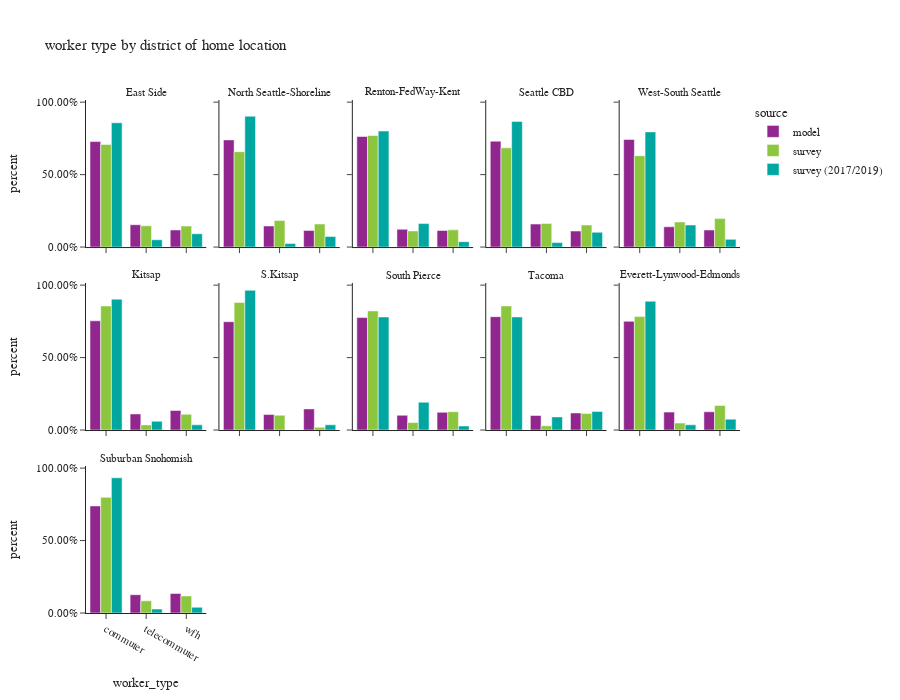

Notebook code cell kept with this figure:
### Code cell
df_worker_count = workers.groupby(['source','CountyName_hh','district_name_hh','worker_type'])['pdexpfac']. \
    sum().reset_index()
df_worker_count['percent'] = df_worker_count.groupby(['source','CountyName_hh','district_name_hh'], group_keys=False)['pdexpfac']. \
    apply(lambda x: x / float(x.sum()))

df_worker_count_ct = workers.groupby(['source','CountyName_hh','district_name_hh','worker_type'])['pdexpfac'].count().reset_index(). \
    rename(columns={'pdexpfac':'sample count'})
df_worker_count = df_worker_count.merge(df_worker_count_ct, on=['source','CountyName_hh','district_name_hh','worker_type']). \
    rename(columns={'pdexpfac':'total count'})

fig = px.bar(df_worker_count.sort_values(by=['source','CountyName_hh','district_name_hh']), x='worker_type', y="percent",
             facet_col="district_name_hh",facet_col_wrap=5,color="source",
             barmode="group",hover_data=['sample count','total count'],
             title="worker type by district of home location")
fig.for_each_annotation(lambda a: a.update(text = a.text.split("=")[-1]))
fig.update_layout(height=700, width=900, font=dict(size=11))
fig.for_each_yaxis(lambda a: a.update(tickformat = ".2%"))
fig.update_xaxes(categoryorder='array', categoryarray= ['commuter','telecommuter','wfh'])
fig.show()

### Figure 1 — Plotly figure (JSON) as saved in the notebook; plotly's stock layout.template omitted (floating-point values rounded to 4 significant figures)
{"data": [{"alignmentgroup": "True", "customdata": [[281200.0, 281200.0], [59550.0, 59550.0], [45640.0, 45640.0]], "hovertemplate": "source=model<br>district_name_hh=East Side<br>worker_type=%{x}<br>percent=%{y}<br>sample count=%{customdata[0]}<br>total count=%{customdata[1]}<extra></extra>", "legendgroup": "model", "marker": {"color": "#91268F", "pattern": {"shape": ""}}, "name": "model", "offsetgroup": "model", "orientation": "v", "showlegend": true, "textposition": "auto", "type": "bar", "x": ["commuter", "telecommuter", "wfh"], "xaxis": "x11", "y": [0.7278, 0.1541, 0.1181], "yaxis": "y11"}, {"alignmentgroup": "True", "customdata": [[165300.0, 165300.0], [32520.0, 32520.0], [25680.0, 25680.0]], "hovertemplate": "source=model<br>district_name_hh=North Seattle-Shoreline<br>worker_type=%{x}<br>percent=%{y}<br>sample count=%{customdata[0]}<br>total count=%{customdata[1]}<extra></extra>", "legendgroup": "model", "marker": {"color": "#91268F", "pattern": {"shape": ""}}, "name": "model", "offsetgroup": "model", "orientation": "v", "showlegend": false, "textposition": "auto", "type": "bar", "x": ["commuter", "telecommuter", "wfh"], "xaxis": "x12", "y": [0.7396, 0.1455, 0.1149], "yaxis": "y12"}, {"alignmentgroup": "True", "customdata": [[260300.0, 260300.0], [41880.0, 41880.0], [39010.0, 39010.0]], "hovertemplate": "source=model<br>district_name_hh=Renton-FedWay-Kent<br>worker_type=%{x}<br>percent=%{y}<br>sample count=%{customdata[0]}<br>total count=%{customdata[1]}<extra></extra>", "legendgroup": "model", "marker": {"color": "#91268F", "pattern": {"shape": ""}}, "name": "model", "offsetgroup": "model", "orientation": "v", "showlegend": false, "textposition": "auto", "type": "bar", "x": ["commuter", "telecommuter", "wfh"], "xaxis": "x13", "y": [0.7629, 0.1227, 0.1143], "yaxis": "y13"}, {"alignmentgroup": "True", "customdata": [[120700.0, 120700.0], [26220.0, 26220.0], [18260.0, 18260.0]], "hovertemplate": "source=model<br>district_name_hh=Seattle CBD<br>worker_type=%{x}<br>percent=%{y}<br>sample count=%{customdata[0]}<br>total count=%{customdata[1]}<extra></extra>", "legendgroup": "model", "marker": {"color": "#91268F", "pattern": {"shape": ""}}, "name": "model", "offsetgroup": "model", "orientation": "v", "showlegend": false, "textposition": "auto", "type": "bar", "x": ["commuter", "telecommuter", "wfh"], "xaxis": "x14", "y": [0.7307, 0.1588, 0.1106], "yaxis": "y14"}, {"alignmentgroup": "True", "customdata": [[116300.0, 116300.0], [21870.0, 21870.0], [18460.0, 18460.0]], "hovertemplate": "source=model<br>district_name_hh=West-South Seattle<br>worker_type=%{x}<br>percent=%{y}<br>sample count=%{customdata[0]}<br>total count=%{customdata[1]}<extra></extra>", "legendgroup": "model", "marker": {"color": "#91268F", "pattern": {"shape": ""}}, "name": "model", "offsetgroup": "model", "orientation": "v", "showlegend": false, "textposition": "auto", "type": "bar", "x": ["commuter", "telecommuter", "wfh"], "xaxis": "x15", "y": [0.7425, 0.1397, 0.1178], "yaxis": "y15"}, {"alignmentgroup": "True", "customdata": [[92400.0, 92400.0], [13620.0, 13620.0], [16570.0, 16570.0]], "hovertemplate": "source=model<br>district_name_hh=Kitsap<br>worker_type=%{x}<br>percent=%{y}<br>sample count=%{customdata[0]}<br>total count=%{customdata[1]}<extra></extra>", "legendgroup": "model", "marker": {"color": "#91268F", "pattern": {"shape": ""}}, "name": "model", "offsetgroup": "model", "orientation": "v", "showlegend": false, "textposition": "auto", "type": "bar", "x": ["commuter", "telecommuter", "wfh"], "xaxis": "x6", "y": [0.7537, 0.1111, 0.1351], "yaxis": "y6"}, {"alignmentgroup": "True", "customdata": [[24580.0, 24580.0], [3509.0, 3509.0], [4791.0, 4791.0]], "hovertemplate": "source=model<br>district_name_hh=S.Kitsap<br>worker_type=%{x}<br>percent=%{y}<br>sample count=%{customdata[0]}<br>total count=%{customdata[1]}<extra></extra>", "legendgroup": "model", "marker": {"color": "#91268F", "pattern": {"shape": ""}}, "name": "model", "offsetgroup": "model", "orientation": "v", "showlegend": false, "textposition": "auto", "type": "bar", "x": ["commuter", "telecommuter", "wfh"], "xaxis": "x7", "y": [0.7475, 0.1067, 0.1457], "yaxis": "y7"}, {"alignmentgroup": "True", "customdata": [[218800.0, 218800.0], [28680.0, 28680.0], [34400.0, 34400.0]], "hovertemplate": "source=model<br>district_name_hh=South Pierce<br>worker_type=%{x}<br>percent=%{y}<br>sample count=%{customdata[0]}<br>total count=%{customdata[1]}<extra></extra>", "legendgroup": "model", "marker": {"color": "#91268F", "pattern": {"shape": ""}}, "name": "model", "offsetgroup": "model", "orientation": "v", "showlegend": false, "textposition": "auto", "type": "bar", "x": ["commuter", "telecommuter", "wfh"], "xaxis": "x8", "y": [0.7762, 0.1017, 0.122], "yaxis": "y8"}, {"alignmentgroup": "True", "customdata": [[103300.0, 103300.0], [13230.0, 13230.0], [15540.0, 15540.0]], "hovertemplate": "source=model<br>district_name_hh=Tacoma<br>worker_type=%{x}<br>percent=%{y}<br>sample count=%{customdata[0]}<br>total count=%{customdata[1]}<extra></extra>", "legendgroup": "model", "marker": {"color": "#91268F", "pattern": {"shape": ""}}, "name": "model", "offsetgroup": "model", "orientation": "v", "showlegend": false, "textposition": "auto", "type": "bar", "x": ["commuter", "telecommuter", "wfh"], "xaxis": "x9", "y": [0.7821, 0.1002, 0.1177], "yaxis": "y9"}, {"alignmentgroup": "True", "customdata": [[124500.0, 124500.0], [20510.0, 20510.0], [20890.0, 20890.0]], "hovertemplate": "source=model<br>district_name_hh=Everett-Lynwood-Edmonds<br>worker_type=%{x}<br>percent=%{y}<br>sample count=%{customdata[0]}<br>total count=%{customdata[1]}<extra></extra>", "legendgroup": "model", "marker": {"color": "#91268F", "pattern": {"shape": ""}}, "name": "model", "offsetgroup": "model", "orientation": "v", "showlegend": false, "textposition": "auto", "type": "bar", "x": ["commuter", "telecommuter", "wfh"], "xaxis": "x10", "y": [0.7504, 0.1236, 0.126], "yaxis": "y10"}, {"alignmentgroup": "True", "customdata": [[201700.0, 201700.0], [34530.0, 34530.0], [36740.0, 36740.0]], "hovertemplate": "source=model<br>district_name_hh=Suburban Snohomish<br>worker_type=%{x}<br>percent=%{y}<br>sample count=%{customdata[0]}<br>total count=%{customdata[1]}<extra></extra>", "legendgroup": "model", "marker": {"color": "#91268F", "pattern": {"shape": ""}}, "name": "model", "offsetgroup": "model", "orientation": "v", "showlegend": false, "textposition": "auto", "type": "bar", "x": ["commuter", "telecommuter", "wfh"], "xaxis": "x", "y": [0.7389, 0.1265, 0.1346], "yaxis": "y"}, {"alignmentgroup": "True", "customdata": [[409.0, 213800.0], [171.0, 44400.0], [176.0, 43810.0]], "hovertemplate": "source=survey<br>district_name_hh=East Side<br>worker_type=%{x}<br>percent=%{y}<br>sample count=%{customdata[0]}<br>total count=%{customdata[1]}<extra></extra>", "legendgroup": "survey", "marker": {"color": "#8CC63E", "pattern": {"shape": ""}}, "name": "survey", "offsetgroup": "survey", "orientation": "v", "showlegend": true, "textposition": "auto", "type": "bar", "x": ["commuter", "telecommuter", "wfh"], "xaxis": "x11", "y": [0.708, 0.147, 0.145], "yaxis": "y11"}, {"alignmentgroup": "True", "customdata": [[336.0, 90220.0], [142.0, 25070.0], [147.0, 21790.0]], "hovertemplate": "source=survey<br>district_name_hh=North Seattle-Shoreline<br>worker_type=%{x}<br>percent=%{y}<br>sample count=%{customdata[0]}<br>total count=%{customdata[1]}<extra></extra>", "legendgroup": "survey", "marker": {"color": "#8CC63E", "pattern": {"shape": ""}}, "name": "survey", "offsetgroup": "survey", "orientation": "v", "showlegend": false, "textposition": "auto", "type": "bar", "x": ["commuter", "telecommuter", "wfh"], "xaxis": "x12", "y": [0.6581, 0.1829, 0.159], "yaxis": "y12"}, {"alignmentgroup": "True", "customdata": [[114.0, 212900.0], [25.0, 30750.0], [39.0, 32860.0]], "hovertemplate": "source=survey<br>district_name_hh=Renton-FedWay-Kent<br>worker_type=%{x}<br>percent=%{y}<br>sample count=%{customdata[0]}<br>total count=%{customdata[1]}<extra></extra>", "legendgroup": "survey", "marker": {"color": "#8CC63E", "pattern": {"shape": ""}}, "name": "survey", "offsetgroup": "survey", "orientation": "v", "showlegend": false, "textposition": "auto", "type": "bar", "x": ["commuter", "telecommuter", "wfh"], "xaxis": "x13", "y": [0.7699, 0.1112, 0.1189], "yaxis": "y13"}, {"alignmentgroup": "True", "customdata": [[352.0, 57730.0], [156.0, 13740.0], [127.0, 12840.0]], "hovertemplate": "source=survey<br>district_name_hh=Seattle CBD<br>worker_type=%{x}<br>percent=%{y}<br>sample count=%{customdata[0]}<br>total count=%{customdata[1]}<extra></extra>", "legendgroup": "survey", "marker": {"color": "#8CC63E", "pattern": {"shape": ""}}, "name": "survey", "offsetgroup": "survey", "orientation": "v", "showlegend": false, "textposition": "auto", "type": "bar", "x": ["commuter", "telecommuter", "wfh"], "xaxis": "x14", "y": [0.6847, 0.163, 0.1523], "yaxis": "y14"}, {"alignmentgroup": "True", "customdata": [[174.0, 66510.0], [94.0, 18260.0], [78.0, 20740.0]], "hovertemplate": "source=survey<br>district_name_hh=West-South Seattle<br>worker_type=%{x}<br>percent=%{y}<br>sample count=%{customdata[0]}<br>total count=%{customdata[1]}<extra></extra>", "legendgroup": "survey", "marker": {"color": "#8CC63E", "pattern": {"shape": ""}}, "name": "survey", "offsetgroup": "survey", "orientation": "v", "showlegend": false, "textposition": "auto", "type": "bar", "x": ["commuter", "telecommuter", "wfh"], "xaxis": "x15", "y": [0.6303, 0.1731, 0.1966], "yaxis": "y15"}, {"alignmentgroup": "True", "customdata": [[112.0, 84920.0], [19.0, 3476.0], [43.0, 10780.0]], "hovertemplate": "source=survey<br>district_name_hh=Kitsap<br>worker_type=%{x}<br>percent=%{y}<br>sample count=%{customdata[0]}<br>total count=%{customdata[1]}<extra></extra>", "legendgroup": "survey", "marker": {"color": "#8CC63E", "pattern": {"shape": ""}}, "name": "survey", "offsetgroup": "survey", "orientation": "v", "showlegend": false, "textposition": "auto", "type": "bar", "x": ["commuter", "telecommuter", "wfh"], "xaxis": "x6", "y": [0.8562, 0.03504, 0.1087], "yaxis": "y6"}, {"alignmentgroup": "True", "customdata": [[11.0, 19540.0], [7.0, 2261.0], [3.0, 408.8]], "hovertemplate": "source=survey<br>district_name_hh=S.Kitsap<br>worker_type=%{x}<br>percent=%{y}<br>sample count=%{customdata[0]}<br>total count=%{customdata[1]}<extra></extra>", "legendgroup": "survey", "marker": {"color": "#8CC63E", "pattern": {"shape": ""}}, "name": "survey", "offsetgroup": "survey", "orientation": "v", "showlegend": false, "textposition": "auto", "type": "bar", "x": ["commuter", "telecommuter", "wfh"], "xaxis": "x7", "y": [0.8798, 0.1018, 0.01841], "yaxis": "y7"}, {"alignmentgroup": "True", "customdata": [[100.0, 143600.0], [16.0, 8965.0], [24.0, 22100.0]], "hovertemplate": "source=survey<br>district_name_hh=South Pierce<br>worker_type=%{x}<br>percent=%{y}<br>sample count=%{customdata[0]}<br>total count=%{customdata[1]}<extra></extra>", "legendgroup": "survey", "marker": {"color": "#8CC63E", "pattern": {"shape": ""}}, "name": "survey", "offsetgroup": "survey", "orientation": "v", "showlegend": false, "textposition": "auto", "type": "bar", "x": ["commuter", "telecommuter", "wfh"], "xaxis": "x8", "y": [0.8222, 0.05132, 0.1265], "yaxis": "y8"}, {"alignmentgroup": "True", "customdata": [[103.0, 89540.0], [21.0, 3031.0], [28.0, 11960.0]], "hovertemplate": "source=survey<br>district_name_hh=Tacoma<br>worker_type=%{x}<br>percent=%{y}<br>sample count=%{customdata[0]}<br>total count=%{customdata[1]}<extra></extra>", "legendgroup": "survey", "marker": {"color": "#8CC63E", "pattern": {"shape": ""}}, "name": "survey", "offsetgroup": "survey", "orientation": "v", "showlegend": false, "textposition": "auto", "type": "bar", "x": ["commuter", "telecommuter", "wfh"], "xaxis": "x9", "y": [0.8566, 0.029, 0.1144], "yaxis": "y9"}, {"alignmentgroup": "True", "customdata": [[94.0, 87130.0], [24.0, 5353.0], [35.0, 18820.0]], "hovertemplate": "source=survey<br>district_name_hh=Everett-Lynwood-Edmonds<br>worker_type=%{x}<br>percent=%{y}<br>sample count=%{customdata[0]}<br>total count=%{customdata[1]}<extra></extra>", "legendgroup": "survey", "marker": {"color": "#8CC63E", "pattern": {"shape": ""}}, "name": "survey", "offsetgroup": "survey", "orientation": "v", "showlegend": false, "textposition": "auto", "type": "bar", "x": ["commuter", "telecommuter", "wfh"], "xaxis": "x10", "y": [0.7828, 0.04809, 0.1691], "yaxis": "y10"}, {"alignmentgroup": "True", "customdata": [[141.0, 145000.0], [40.0, 15210.0], [50.0, 21450.0]], "hovertemplate": "source=survey<br>district_name_hh=Suburban Snohomish<br>worker_type=%{x}<br>percent=%{y}<br>sample count=%{customdata[0]}<br>total count=%{customdata[1]}<extra></extra>", "legendgroup": "survey", "marker": {"color": "#8CC63E", "pattern": {"shape": ""}}, "name": "survey", "offsetgroup": "survey", "orientation": "v", "showlegend": false, "textposition": "auto", "type": "bar", "x": ["commuter", "telecommuter", "wfh"], "xaxis": "x", "y": [0.7982, 0.08372, 0.1181], "yaxis": "y"}, {"alignmentgroup": "True", "customdata": [[769.0, 207100.0], [73.0, 12180.0], [76.0, 22140.0]], "hovertemplate": "source=survey (2017/2019)<br>district_name_hh=East Side<br>worker_type=%{x}<br>percent=%{y}<br>sample count=%{customdata[0]}<br>total count=%{customdata[1]}<extra></extra>", "legendgroup": "survey (2017/2019)", "marker": {"color": "#00A7A0", "pattern": {"shape": ""}}, "name": "survey (2017/2019)", "offsetgroup": "survey (2017/2019)", "orientation": "v", "showlegend": true, "textposition": "auto", "type": "bar", "x": ["commuter", "telecommuter", "wfh"], "xaxis": "x11", "y": [0.8578, 0.05047, 0.0917], "yaxis": "y11"}, {"alignmentgroup": "True", "customdata": [[1468.0, 142400.0], [65.0, 3841.0], [130.0, 11460.0]], "hovertemplate": "source=survey (2017/2019)<br>district_name_hh=North Seattle-Shoreline<br>worker_type=%{x}<br>percent=%{y}<br>sample count=%{customdata[0]}<br>total count=%{customdata[1]}<extra></extra>", "legendgroup": "survey (2017/2019)", "marker": {"color": "#00A7A0", "pattern": {"shape": ""}}, "name": "survey (2017/2019)", "offsetgroup": "survey (2017/2019)", "orientation": "v", "showlegend": false, "textposition": "auto", "type": "bar", "x": ["commuter", "telecommuter", "wfh"], "xaxis": "x12", "y": [0.903, 0.02436, 0.07269], "yaxis": "y12"}, {"alignmentgroup": "True", "customdata": [[179.0, 192400.0], [22.0, 38910.0], [16.0, 8970.0]], "hovertemplate": "source=survey (2017/2019)<br>district_name_hh=Renton-FedWay-Kent<br>worker_type=%{x}<br>percent=%{y}<br>sample count=%{customdata[0]}<br>total count=%{customdata[1]}<extra></extra>", "legendgroup": "survey (2017/2019)", "marker": {"color": "#00A7A0", "pattern": {"shape": ""}}, "name": "survey (2017/2019)", "offsetgroup": "survey (2017/2019)", "orientation": "v", "showlegend": false, "textposition": "auto", "type": "bar", "x": ["commuter", "telecommuter", "wfh"], "xaxis": "x13", "y": [0.8007, 0.1619, 0.03733], "yaxis": "y13"}, {"alignmentgroup": "True", "customdata": [[1443.0, 76390.0], [87.0, 2705.0], [154.0, 8982.0]], "hovertemplate": "source=survey (2017/2019)<br>district_name_hh=Seattle CBD<br>worker_type=%{x}<br>percent=%{y}<br>sample count=%{customdata[0]}<br>total count=%{customdata[1]}<extra></extra>", "legendgroup": "survey (2017/2019)", "marker": {"color": "#00A7A0", "pattern": {"shape": ""}}, "name": "survey (2017/2019)", "offsetgroup": "survey (2017/2019)", "orientation": "v", "showlegend": false, "textposition": "auto", "type": "bar", "x": ["commuter", "telecommuter", "wfh"], "xaxis": "x14", "y": [0.8673, 0.03071, 0.102], "yaxis": "y14"}, {"alignmentgroup": "True", "customdata": [[764.0, 74190.0], [55.0, 14210.0], [95.0, 4956.0]], "hovertemplate": "source=survey (2017/2019)<br>district_name_hh=West-South Seattle<br>worker_type=%{x}<br>percent=%{y}<br>sample count=%{customdata[0]}<br>total count=%{customdata[1]}<extra></extra>", "legendgroup": "survey (2017/2019)", "marker": {"color": "#00A7A0", "pattern": {"shape": ""}}, "name": "survey (2017/2019)", "offsetgroup": "survey (2017/2019)", "orientation": "v", "showlegend": false, "textposition": "auto", "type": "bar", "x": ["commuter", "telecommuter", "wfh"], "xaxis": "x15", "y": [0.7947, 0.1522, 0.05309], "yaxis": "y15"}, {"alignmentgroup": "True", "customdata": [[140.0, 83550.0], [13.0, 5620.0], [25.0, 3319.0]], "hovertemplate": "source=survey (2017/2019)<br>district_name_hh=Kitsap<br>worker_type=%{x}<br>percent=%{y}<br>sample count=%{customdata[0]}<br>total count=%{customdata[1]}<extra></extra>", "legendgroup": "survey (2017/2019)", "marker": {"color": "#00A7A0", "pattern": {"shape": ""}}, "name": "survey (2017/2019)", "offsetgroup": "survey (2017/2019)", "orientation": "v", "showlegend": false, "textposition": "auto", "type": "bar", "x": ["commuter", "telecommuter", "wfh"], "xaxis": "x6", "y": [0.9034, 0.06076, 0.03588], "yaxis": "y6"}, {"alignmentgroup": "True", "customdata": [[41.0, 37990.0], [8.0, 1412.0]], "hovertemplate": "source=survey (2017/2019)<br>district_name_hh=S.Kitsap<br>worker_type=%{x}<br>percent=%{y}<br>sample count=%{customdata[0]}<br>total count=%{customdata[1]}<extra></extra>", "legendgroup": "survey (2017/2019)", "marker": {"color": "#00A7A0", "pattern": {"shape": ""}}, "name": "survey (2017/2019)", "offsetgroup": "survey (2017/2019)", "orientation": "v", "showlegend": false, "textposition": "auto", "type": "bar", "x": ["commuter", "wfh"], "xaxis": "x7", "y": [0.9642, 0.03582], "yaxis": "y7"}, {"alignmentgroup": "True", "customdata": [[189.0, 97660.0], [23.0, 24040.0], [18.0, 3462.0]], "hovertemplate": "source=survey (2017/2019)<br>district_name_hh=South Pierce<br>worker_type=%{x}<br>percent=%{y}<br>sample count=%{customdata[0]}<br>total count=%{customdata[1]}<extra></extra>", "legendgroup": "survey (2017/2019)", "marker": {"color": "#00A7A0", "pattern": {"shape": ""}}, "name": "survey (2017/2019)", "offsetgroup": "survey (2017/2019)", "orientation": "v", "showlegend": false, "textposition": "auto", "type": "bar", "x": ["commuter", "telecommuter", "wfh"], "xaxis": "x8", "y": [0.7803, 0.1921, 0.02766], "yaxis": "y8"}, {"alignmentgroup": "True", "customdata": [[165.0, 72660.0], [15.0, 8447.0], [17.0, 11980.0]], "hovertemplate": "source=survey (2017/2019)<br>district_name_hh=Tacoma<br>worker_type=%{x}<br>percent=%{y}<br>sample count=%{customdata[0]}<br>total count=%{customdata[1]}<extra></extra>", "legendgroup": "survey (2017/2019)", "marker": {"color": "#00A7A0", "pattern": {"shape": ""}}, "name": "survey (2017/2019)", "offsetgroup": "survey (2017/2019)", "orientation": "v", "showlegend": false, "textposition": "auto", "type": "bar", "x": ["commuter", "telecommuter", "wfh"], "xaxis": "x9", "y": [0.7806, 0.09074, 0.1287], "yaxis": "y9"}, {"alignmentgroup": "True", "customdata": [[175.0, 106700.0], [14.0, 4322.0], [14.0, 9005.0]], "hovertemplate": "source=survey (2017/2019)<br>district_name_hh=Everett-Lynwood-Edmonds<br>worker_type=%{x}<br>percent=%{y}<br>sample count=%{customdata[0]}<br>total count=%{customdata[1]}<extra></extra>", "legendgroup": "survey (2017/2019)", "marker": {"color": "#00A7A0", "pattern": {"shape": ""}}, "name": "survey (2017/2019)", "offsetgroup": "survey (2017/2019)", "orientation": "v", "showlegend": false, "textposition": "auto", "type": "bar", "x": ["commuter", "telecommuter", "wfh"], "xaxis": "x10", "y": [0.889, 0.03601, 0.07503], "yaxis": "y10"}, {"alignmentgroup": "True", "customdata": [[185.0, 152200.0], [10.0, 4471.0], [15.0, 6450.0]], "hovertemplate": "source=survey (2017/2019)<br>district_name_hh=Suburban Snohomish<br>worker_type=%{x}<br>percent=%{y}<br>sample count=%{customdata[0]}<br>total count=%{customdata[1]}<extra></extra>", "legendgroup": "survey (2017/2019)", "marker": {"color": "#00A7A0", "pattern": {"shape": ""}}, "name": "survey (2017/2019)", "offsetgroup": "survey (2017/2019)", "orientation": "v", "showlegend": false, "textposition": "auto", "type": "bar", "x": ["commuter", "telecommuter", "wfh"], "xaxis": "x", "y": [0.933, 0.02741, 0.03954], "yaxis": "y"}], "layout": {"annotations": [{"font": {}, "showarrow": false, "text": "Suburban Snohomish", "x": 0.092, "xanchor": "center", "xref": "paper", "y": 0.2867, "yanchor": "bottom", "yref": "paper"}, {"font": {}, "showarrow": false, "text": "Kitsap", "x": 0.092, "xanchor": "center", "xref": "paper", "y": 0.6433, "yanchor": "bottom", "yref": "paper"}, {"font": {}, "showarrow": false, "text": "S.Kitsap", "x": 0.296, "xanchor": "center", "xref": "paper", "y": 0.6433, "yanchor": "bottom", "yref": "paper"}, {"font": {}, "showarrow": false, "text": "South Pierce", "x": 0.5, "xanchor": "center", "xref": "paper", "y": 0.6433, "yanchor": "bottom", "yref": "paper"}, {"font": {}, "showarrow": false, "text": "Tacoma", "x": 0.704, "xanchor": "center", "xref": "paper", "y": 0.6433, "yanchor": "bottom", "yref": "paper"}, {"font": {}, "showarrow": false, "text": "Everett-Lynwood-Edmonds", "x": 0.908, "xanchor": "center", "xref": "paper", "y": 0.6433, "yanchor": "bottom", "yref": "paper"}, {"font": {}, "showarrow": false, "text": "East Side", "x": 0.092, "xanchor": "center", "xref": "paper", "y": 1.0, "yanchor": "bottom", "yref": "paper"}, {"font": {}, "showarrow": false, "text": "North Seattle-Shoreline", "x": 0.296, "xanchor": "center", "xref": "paper", "y": 1.0, "yanchor": "bottom", "yref": "paper"}, {"font": {}, "showarrow": false, "text": "Renton-FedWay-Kent", "x": 0.5, "xanchor": "center", "xref": "paper", "y": 1.0, "yanchor": "bottom", "yref": "paper"}, {"font": {}, "showarrow": false, "text": "Seattle CBD", "x": 0.704, "xanchor": "center", "xref": "paper", "y": 1.0, "yanchor": "bottom", "yref": "paper"}, {"font": {}, "showarrow": false, "text": "West-South Seattle", "x": 0.908, "xanchor": "center", "xref": "paper", "y": 1.0, "yanchor": "bottom", "yref": "paper"}], "barmode": "group", "font": {"size": 11}, "height": 700, "legend": {"title": {"text": "source"}, "tracegroupgap": 0}, "title": {"text": "worker type by district of home location"}, "width": 900, "xaxis": {"anchor": "y", "categoryarray": ["commuter", "telecommuter", "wfh"], "categoryorder": "array", "domain": [0.0, 0.184], "title": {"text": "worker_type"}}, "xaxis10": {"anchor": "y10", "categoryarray": ["commuter", "telecommuter", "wfh"], "categoryorder": "array", "domain": [0.816, 1.0], "matches": "x", "showticklabels": false}, "xaxis11": {"anchor": "y11", "categoryarray": ["commuter", "telecommuter", "wfh"], "categoryorder": "array", "domain": [0.0, 0.184], "matches": "x", "showticklabels": false}, "xaxis12": {"anchor": "y12", "categoryarray": ["commuter", "telecommuter", "wfh"], "categoryorder": "array", "domain": [0.204, 0.388], "matches": "x", "showticklabels": false}, "xaxis13": {"anchor": "y13", "categoryarray": ["commuter", "telecommuter", "wfh"], "categoryorder": "array", "domain": [0.408, 0.592], "matches": "x", "showticklabels": false}, "xaxis14": {"anchor": "y14", "categoryarray": ["commuter", "telecommuter", "wfh"], "categoryorder": "array", "domain": [0.612, 0.796], "matches": "x", "showticklabels": false}, "xaxis15": {"anchor": "y15", "categoryarray": ["commuter", "telecommuter", "wfh"], "categoryorder": "array", "domain": [0.816, 1.0], "matches": "x", "showticklabels": false}, "xaxis2": {"anchor": "y2", "categoryarray": ["commuter", "telecommuter", "wfh"], "categoryorder": "array", "domain": [0.204, 0.388], "matches": "x", "title": {"text": "worker_type"}}, "xaxis3": {"anchor": "y3", "categoryarray": ["commuter", "telecommuter", "wfh"], "categoryorder": "array", "domain": [0.408, 0.592], "matches": "x", "title": {"text": "worker_type"}}, "xaxis4": {"anchor": "y4", "categoryarray": ["commuter", "telecommuter", "wfh"], "categoryorder": "array", "domain": [0.612, 0.796], "matches": "x", "title": {"text": "worker_type"}}, "xaxis5": {"anchor": "y5", "categoryarray": ["commuter", "telecommuter", "wfh"], "categoryorder": "array", "domain": [0.816, 1.0], "matches": "x", "title": {"text": "worker_type"}}, "xaxis6": {"anchor": "y6", "categoryarray": ["commuter", "telecommuter", "wfh"], "categoryorder": "array", "domain": [0.0, 0.184], "matches": "x", "showticklabels": false}, "xaxis7": {"anchor": "y7", "categoryarray": ["commuter", "telecommuter", "wfh"], "categoryorder": "array", "domain": [0.204, 0.388], "matches": "x", "showticklabels": false}, "xaxis8": {"anchor": "y8", "categoryarray": ["commuter", "telecommuter", "wfh"], "categoryorder": "array", "domain": [0.408, 0.592], "matches": "x", "showticklabels": false}, "xaxis9": {"anchor": "y9", "categoryarray": ["commuter", "telecommuter", "wfh"], "categoryorder": "array", "domain": [0.612, 0.796], "matches": "x", "showticklabels": false}, "yaxis": {"anchor": "x", "domain": [0.0, 0.2867], "tickformat": ".2%", "title": {"text": "percent"}}, "yaxis10": {"anchor": "x10", "domain": [0.3567, 0.6433], "matches": "y", "showticklabels": false, "tickformat": ".2%"}, "yaxis11": {"anchor": "x11", "domain": [0.7133, 1.0], "matches": "y", "tickformat": ".2%", "title": {"text": "percent"}}, "yaxis12": {"anchor": "x12", "domain": [0.7133, 1.0], "matches": "y", "showticklabels": false, "tickformat": ".2%"}, "yaxis13": {"anchor": "x13", "domain": [0.7133, 1.0], "matches": "y", "showticklabels": false, "tickformat": ".2%"}, "yaxis14": {"anchor": "x14", "domain": [0.7133, 1.0], "matches": "y", "showticklabels": false, "tickformat": ".2%"}, "yaxis15": {"anchor": "x15", "domain": [0.7133, 1.0], "matches": "y", "showticklabels": false, "tickformat": ".2%"}, "yaxis2": {"anchor": "x2", "domain": [0.0, 0.2867], "matches": "y", "showticklabels": false, "tickformat": ".2%"}, "yaxis3": {"anchor": "x3", "domain": [0.0, 0.2867], "matches": "y", "showticklabels": false, "tickformat": ".2%"}, "yaxis4": {"anchor": "x4", "domain": [0.0, 0.2867], "matches": "y", "showticklabels": false, "tickformat": ".2%"}, "yaxis5": {"anchor": "x5", "domain": [0.0, 0.2867], "matches": "y", "showticklabels": false, "tickformat": ".2%"}, "yaxis6": {"anchor": "x6", "domain": [0.3567, 0.6433], "matches": "y", "tickformat": ".2%", "title": {"text": "percent"}}, "yaxis7": {"anchor": "x7", "domain": [0.3567, 0.6433], "matches": "y", "showticklabels": false, "tickformat": ".2%"}, "yaxis8": {"anchor": "x8", "domain": [0.3567, 0.6433], "matches": "y", "showticklabels": false, "tickformat": ".2%"}, "yaxis9": {"anchor": "x9", "domain": [0.3567, 0.6433], "matches": "y", "showticklabels": false, "tickformat": ".2%"}}}
